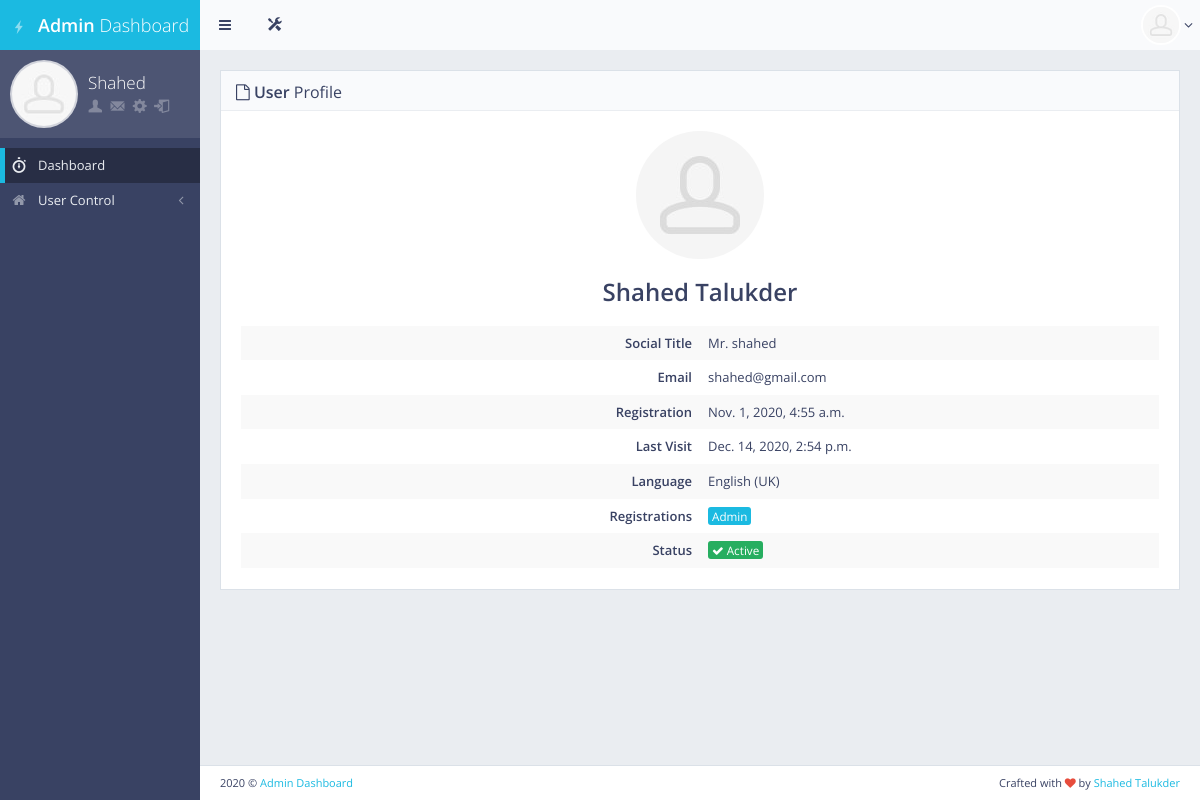
/profile/ (signed in), run on an earlier commit of the app's database.
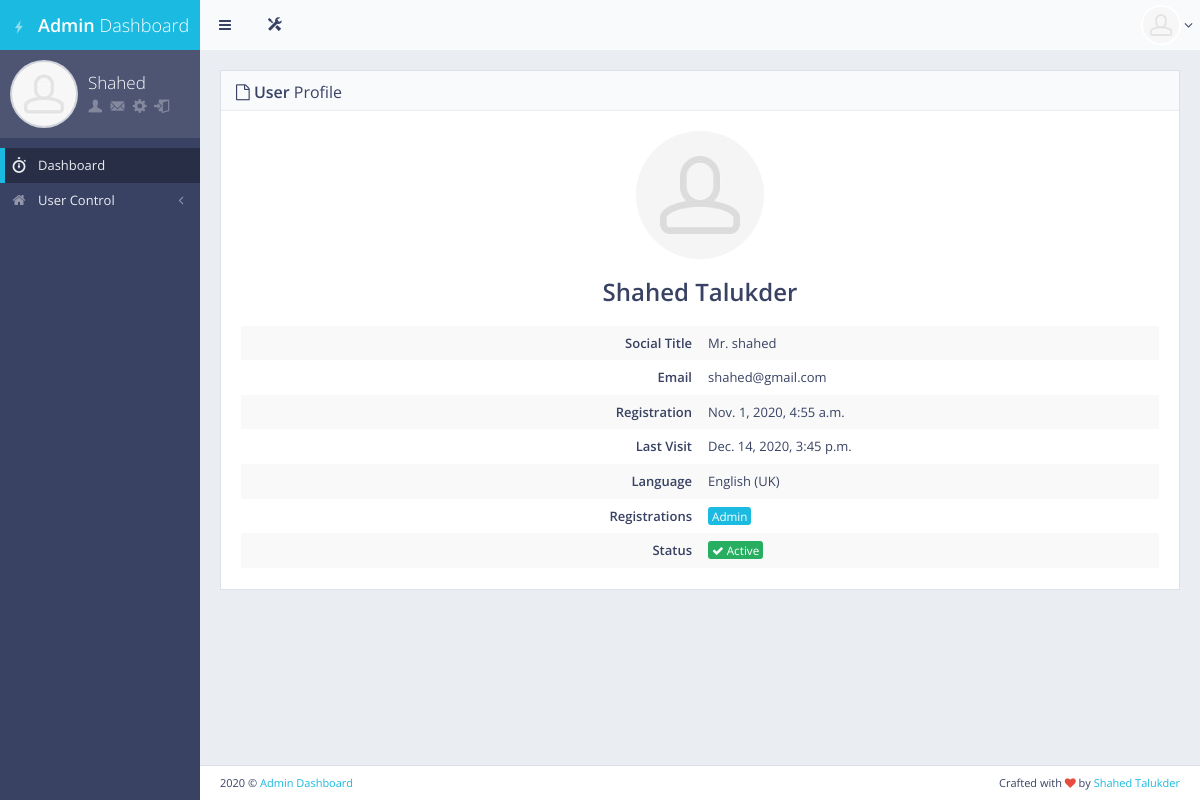
And on a later commit of the database.
### main/models.py (models this page shows, shortened)
class User(AbstractUser):
    is_patient = models.BooleanField(default=False)
    is_doctor = models.BooleanField(default=False)
    is_nurse = models.BooleanField(default=False)
    is_assistant = models.BooleanField(default=False)
    is_admin = models.BooleanField(default=False)
    is_registered = models.BooleanField(default=False)

### frontend/views.py (the view)
# urls.py: path('profile/', views.user_profile, name="user_profile"),
def user_profile(request):
    if request.user.is_authenticated:
        return render(request, 'front/user_profile.html',{"title":"User Profile"})
    else:
        return redirect('/login')

### frontend/templates/front/user_profile.html (shortened to what this page needs)
{%extends 'front/base.html'%}
{%load static%}
{%block main_content%}
<div id="page-content" style="min-height: 1189px;">
    <div class="row">
        <div class="col-lg-12">
            <div class="block">
                <div class="block-title">
                    <h2><i class="fa fa-file-o"></i> <strong>User</strong> Profile</h2>
                </div>
                <div class="block-section text-center">
                    <a href="javascript:void(0)">
                        <img src="{%static 'front/'%}img/placeholders/avatars/avatar4@2x.jpg" alt="avatar" class="img-circle">
                    </a>
                    <h3>
                        <strong>{{user.first_name | title}} {{user.last_name | title}}</strong><br><small></small>
                    </h3>
                </div>
                <table class="table table-borderless table-striped table-vcenter">
                    <tbody>
                        <tr>
                            <td class="text-right" style="width: 50%;"><strong>Social Title</strong></td>
                            <td>Mr. {{user.first_name}}</td>
                        </tr>
                        <tr>
                            <td class="text-right"><strong>Email</strong></td>
                            <td>{{user.email}}</td>
                        </tr>
                        <tr>
                            <td class="text-right"><strong>Registration</strong></td>
                            <td>{{user.date_joined}}</td>
                        </tr>
                        <tr>
                            <td class="text-right"><strong>Last Visit</strong></td>
                            <td>{{user.last_login}}</td>
                        </tr>
                        <tr>
                            <td class="text-right"><strong>Language</strong></td>
                            <td>English (UK)</td>
                        </tr>
                        <tr>
                            <td class="text-right"><strong>Registrations</strong></td>
                            {%if user.is_superuser%}
                            <td><span class="label label-primary">Admin</span></td>
                            {%elif user.is_doctor%}
                            <td><span class="label label-primary">Doctor</span></td>
                            {%elif user.is_nurse%}
                            <td><span class="label label-primary">Nurse</span></td>
                            {%else%}
                            <td><span class="label label-primary">Assistant</span></td>
                            {%endif%}
                        </tr>
                        <tr>
                            <td class="text-right"><strong>Status</strong></td>
                            {%if user.is_active%}
                            <td><span class="label label-success"><i class="fa fa-check"></i> Active</span></td>
                            {%else%}
                            <td><span class="label label-danger"><i class="fa fa-check"></i>Not Active</span></td>
                            {%endif%}
                        </tr>
                    </tbody>
                </table>
            </div>
        </div>
    </div>
</div>
{%endblock main_content%}

### frontend/templates/front/base.html (shortened to what the changed rows need)
<!DOCTYPE html> {%load static%}
<html class="no-js" lang="en">
<head>
    <link rel="stylesheet" href="{% static 'front/' %}css/bootstrap.min.css">
    <link rel="stylesheet" href="{% static 'front/' %}css/plugins.css">
    <link rel="stylesheet" href="{% static 'front/' %}css/main.css">
    <link rel="stylesheet" href="{% static 'front/' %}css/themes.css">
</head>
<body>
    <div id="page-wrapper">
        <div id="page-container" class="sidebar-partial sidebar-visible-lg sidebar-no-animations">
            <div id="sidebar">
                <div id="sidebar-scroll">
                    <div class="sidebar-content">
                        <div class="sidebar-section sidebar-user clearfix sidebar-nav-mini-hide">
                            <div class="sidebar-user-avatar">
                                <a href="page_ready_user_profile.html">
                                </a>
                            </div>
                            <div class="sidebar-user-name">{{user.first_name | title}}</div>
                            <div class="sidebar-user-links">
                                <a href="/profile" data-toggle="tooltip" data-placement="bottom" title="Profile"><i class="gi gi-user"></i></a>
                                <a href="/" data-toggle="tooltip" data-placement="bottom" title="Report"><i class="gi gi-envelope"></i></a>
                                <a href="/" class="enable-tooltip" data-placement="bottom" title="Edit Profile"><i class="gi gi-cogwheel"></i></a>
                                <a href="/logout" data-toggle="tooltip" data-placement="bottom" title="Logout"><i class="gi gi-exit"></i></a>
                            </div>
                        </div>
                    </div>
                </div>
            </div>
            <div id="main-container">
                {%block main_content%}{%endblock main_content%}
            </div>
        </div>
    </div>
</body>
</html>

What changed in the data, as far as the page shows it:
changed User "Shahed": last_login "Dec. 14, 2020, 2:54 p.m." → "Dec. 14, 2020, 3:45 p.m."
